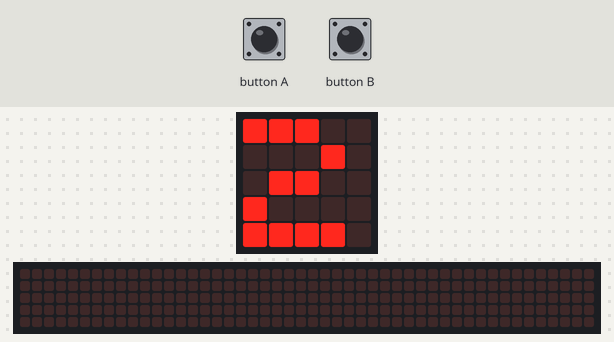
The program below on a simulated BBC micro:bit (MakeCode). Shown: the board's 5×5 LED display, a strip that is not on the board, showing the scrolling text unrolled. Inputs (shaded band) come from the test bench. The 48×5 strip is a reading aid, not a part: it shows the text the display is scrolling, unrolled, one strip-width of it at a time.

Above: at 1.3 s.
1.4 s: button A pressed for 0.15 s
At 4.69 s:
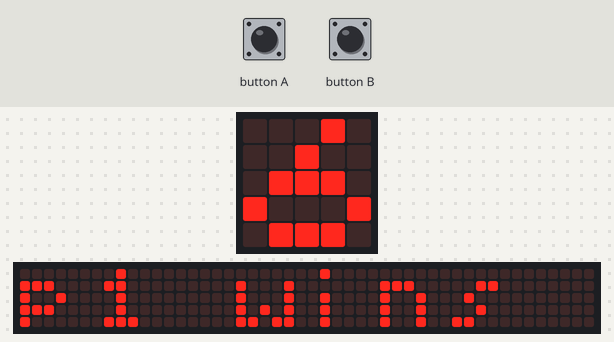
At 7.3 s:
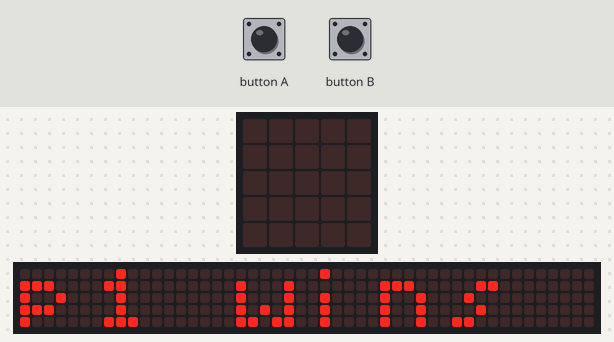
Timing chart, 0 to 8.8 s (numbered marks = the images above; inputs shaded):
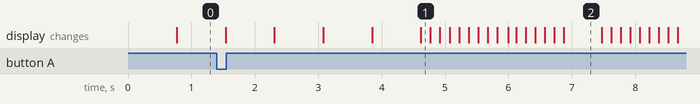

Measured:
- what the display in image 2 shows lasts 0.6 s, from 6.9 s to 7.5 s

The program:

main.ts
```typescript
input.onButtonPressed(Button.A, function () {
    playerOne = playerOne + 1
})
input.onButtonPressed(Button.B, function () {
    playerTwo = playerTwo + 1
})
let timer = 0
let playerTwo = 0
let playerOne = 0
let maxTime = 5
basic.forever(function () {
    if (timer <= maxTime) {
        timer = timer + 1
        basic.showNumber(timer)
    } else {
        if (playerOne > playerTwo) {
            basic.showString("p1 wins")
        } else {
            basic.showString("p2 wins")
        }
        timer = 0
        basic.pause(200)
    }
})
```

test.ts
```typescript
// tests gaan hier; deze zal niet worden gecompileerd wanneer dit pakket wordt gebruikt als extensie.
```
